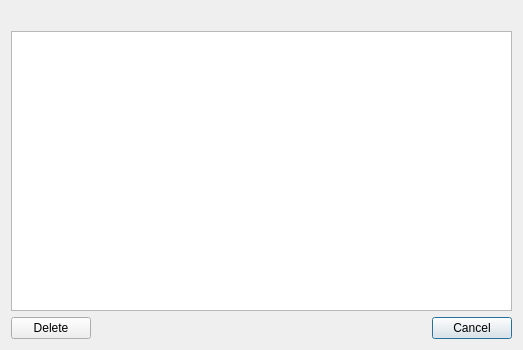
<?xml version="1.0" encoding="UTF-8"?>
<ui version="4.0">
 <class>BookDialog</class>
 <widget class="QDialog" name="BookDialog">
  <property name="geometry">
   <rect>
    <x>0</x>
    <y>0</y>
    <width>523</width>
    <height>350</height>
   </rect>
  </property>
  <property name="windowTitle">
   <string>Dialog</string>
  </property>
  <layout class="QGridLayout" name="gridLayout">
   <item row="2" column="1">
    <widget class="QDialogButtonBox" name="buttonBox">
     <property name="orientation">
      <enum>Qt::Horizontal</enum>
     </property>
     <property name="standardButtons">
      <set>QDialogButtonBox::Cancel</set>
     </property>
    </widget>
   </item>
   <item row="1" column="0" colspan="2">
    <widget class="QTreeView" name="treeView">
     <property name="sizeAdjustPolicy">
      <enum>QAbstractScrollArea::AdjustIgnored</enum>
     </property>
     <property name="dragEnabled">
      <bool>false</bool>
     </property>
     <property name="dragDropMode">
      <enum>QAbstractItemView::NoDragDrop</enum>
     </property>
     <property name="defaultDropAction">
      <enum>Qt::IgnoreAction</enum>
     </property>
     <property name="selectionBehavior">
      <enum>QAbstractItemView::SelectItems</enum>
     </property>
     <property name="sortingEnabled">
      <bool>true</bool>
     </property>
     <attribute name="headerDefaultSectionSize">
      <number>100</number>
     </attribute>
     <attribute name="headerStretchLastSection">
      <bool>false</bool>
     </attribute>
    </widget>
   </item>
   <item row="0" column="0" colspan="2">
    <widget class="QLabel" name="infoLabel">
     <property name="text">
      <string/>
     </property>
    </widget>
   </item>
   <item row="2" column="0">
    <widget class="QPushButton" name="pushButtonDelete">
     <property name="text">
      <string>Delete</string>
     </property>
    </widget>
   </item>
  </layout>
 </widget>
 <resources/>
 <connections>
  <connection>
   <sender>buttonBox</sender>
   <signal>accepted()</signal>
   <receiver>BookDialog</receiver>
   <slot>accept()</slot>
   <hints>
    <hint type="sourcelabel">
     <x>229</x>
     <y>272</y>
    </hint>
    <hint type="destinationlabel">
     <x>157</x>
     <y>274</y>
    </hint>
   </hints>
  </connection>
  <connection>
   <sender>buttonBox</sender>
   <signal>rejected()</signal>
   <receiver>BookDialog</receiver>
   <slot>reject()</slot>
   <hints>
    <hint type="sourcelabel">
     <x>316</x>
     <y>260</y>
    </hint>
    <hint type="destinationlabel">
     <x>286</x>
     <y>274</y>
    </hint>
   </hints>
  </connection>
 </connections>
</ui>
